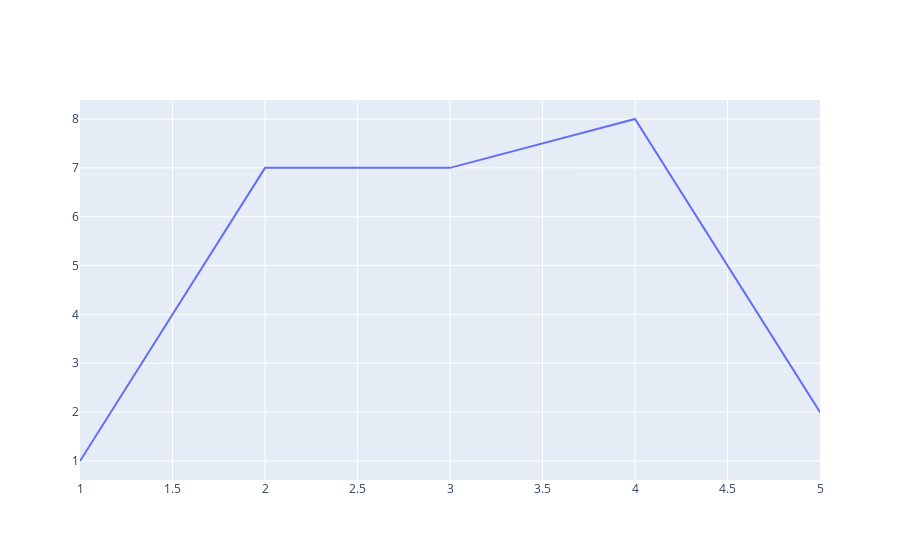

Notebook code for this chart:
### Code cell
fig=go.Figure()
fig.add_trace(go.Scatter(x=[1,2,3,4,5], y=[1,7,7,8,2], mode='lines'))

### Figure 1 — Plotly figure (JSON) as saved in the notebook; plotly's stock layout.template omitted (floating-point values rounded to 4 significant figures)
{"data": [{"mode": "lines", "type": "scatter", "x": [1, 2, 3, 4, 5], "y": [1, 7, 7, 8, 2]}], "layout": {}}
